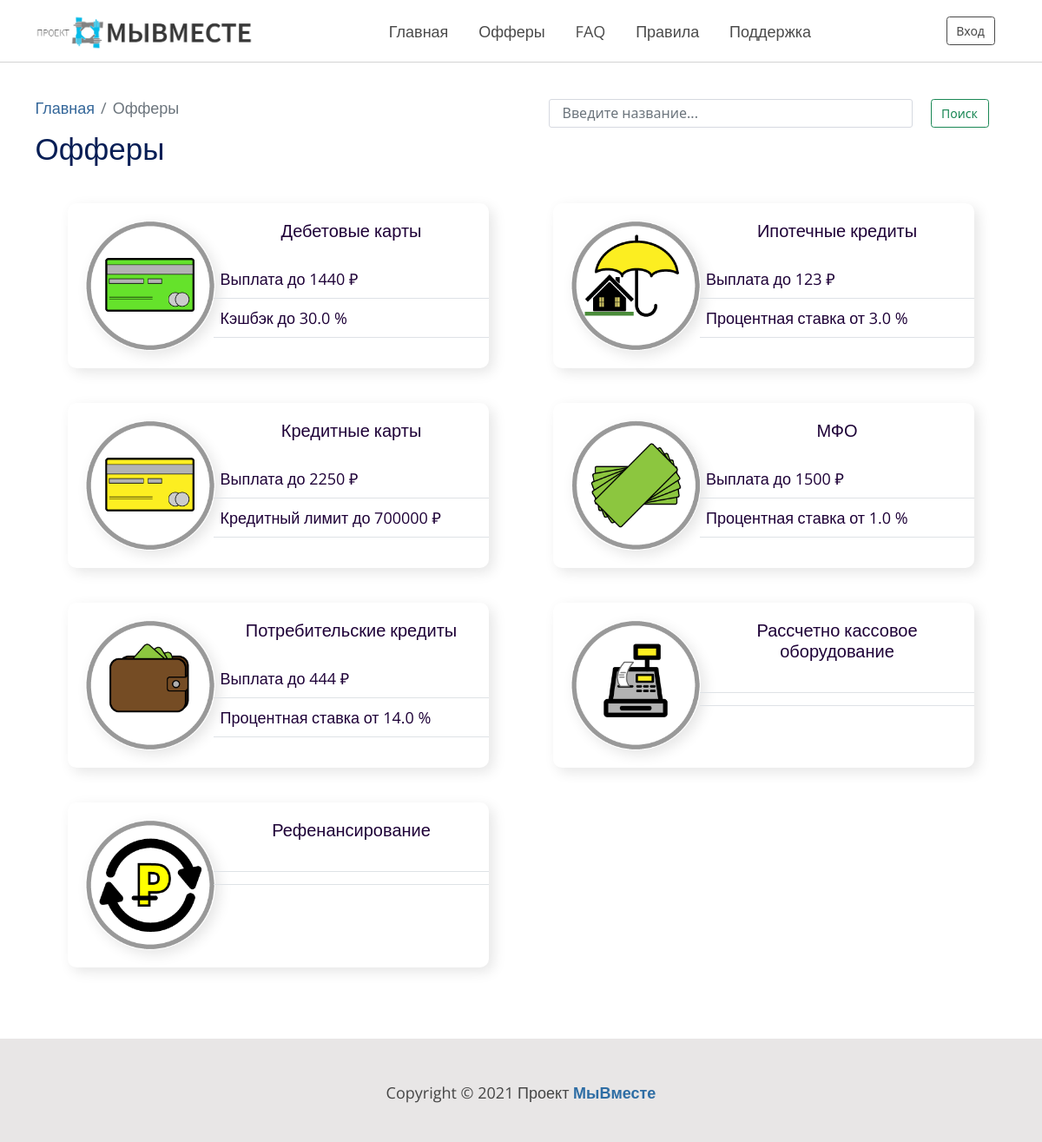
Screenshot of /offers/ with the database file from the repository.
### web/models.py (models this page shows, shortened)
class Categories(models.Model):
    name = models.CharField(max_length=250, verbose_name='Имя')
    slug = models.CharField(max_length=250, verbose_name='Ссылка')
    image = models.ImageField(upload_to='images/categories', verbose_name='Изображение', blank=True, null=True)
    is_active = models.BooleanField(default=True, verbose_name='Активен')
    objects = CategoryManager()
    class Meta:
        ordering = ('name',)
        verbose_name = 'Категория'
        verbose_name_plural = '- Категории -'

### web/views.py (the view)
# urls.py: path('offers/', cache_page(60)(OffersView.as_view()), name='offers'),
class OffersView(UserMixin, ListView):
    model = Categories
    template_name = 'web/all_offers.html'
    context_object_name = 'categories'
    def get_context_data(self, *, object_list=None, **kwargs):
        context = super(OffersView, self).get_context_data()
        context['title'] = 'Офферы'
        context['user'] = self.user
        context['referred_user'] = self.referred_user
        context['debit_cards'] = DebitCards.objects.filter(is_active=True).aggregate(Max('reward'), Max('cash_back'))
        context['credit_cards'] = CreditCards.objects.filter(is_active=True).aggregate(Max('reward'), Max('limit'))
        context['credits'] = PotrebCredits.objects.filter(is_active=True).aggregate(Max('reward'), Min('percents'))
        context['ipoteka'] = Mortgages.objects.filter(is_active=True).aggregate(Max('reward'), Min('percents'))
        context['rko'] = RKO.objects.filter(is_active=True).aggregate(Max('reward'), Min('service_cost'))
        context['refenancing'] = Refinancing.objects.filter(is_active=True).aggregate(Max('reward'), Min('percents'))
        context['mfo'] = MFO.objects.filter(is_active=True).aggregate(Max('reward'), Min('percents'))
        return context
    def get_queryset(self):
        return Categories.objects.filter(is_active=True).order_by('name')

### profiles/utils.py (called while the page is built)
def get_referred_user(request):
    try:
        referred_user = User.objects.get(username=request.session['referral'])
    except:
        referred_user = None
    return referred_user

### web/mixins.py (called while the page is built)
    def dispatch(self, request, *args, **kwargs):
        self.user = request.user
        self.referred_user = get_referred_user(request)
        return super().dispatch(request, *args, **kwargs)

### web/models.py (called while the page is built)
    def get_queryset(self):
        return super().get_queryset()

### templates/web/all_offers.html
{% extends 'base.html' %}
{% block content %}
    <section class="section_without_color">
        <div class="container mb-5 margin-top-90">
            <div class="row">
                <div class="col-md-6">
                    <nav aria-label="breadcrumb">
                        <ul class="breadcrumb">
                            <li class="breadcrumb-item"><a href="{% url 'home' %}">Главная</a></li>
                            <li class="breadcrumb-item active" aria-current="page">Офферы</li>
                        </ul>
                    </nav>
                </div>
                <div class="col-md-6">
                        {% include 'web/inc/search_form.html' %}
                </div>
                <div class="col-md-6"><h1>Офферы</h1></div>
            </div>
            <div class="container">
                <div class="row">
                    {% for category in categories %}
                        {% include 'web/inc/category_card.html' %}
                    {% endfor %}
                </div>
            </div>
        </div>
    </section>
{% endblock %}

### templates/web/inc/category_card.html
<div class="col-md-6" align="center">
    <div class="category-card">
        <div class="row">
            <div class="col-md-4 mr-5">
                <a href="{{ category.slug }}">
                    <img src="{{ category.image.url }}" width="150" height="150" alt="{{ category.name }}">
                </a>
            </div>
            <div class="col-md-8">
                <h5 class="card-title">
                    <a href="{{ category.slug }}">{{ category.name }}</a>
                </h5>
                <div class="category-card-body">
                    <table class="table mt-4">
                        <tr>
                            <td>
                                {% if category.name == 'Дебетовые карты' %}
                                    <p>Выплата до {{ debit_cards.reward__max }} ₽</p>
                                {% elif category.name == 'Кредитные карты' %}
                                    <p>Выплата до {{ credit_cards.reward__max }} ₽</p>
                                {% elif category.name == 'МФО' %}
                                    <p>Выплата до {{ mfo.reward__max }} ₽</p>
                                {% elif category.name == 'Потребительские кредиты' %}
                                    <p>Выплата до {{ credits.reward__max }} ₽</p>
                                {% elif category.name == 'Ипотечные кредиты' %}
                                    <p>Выплата до {{ ipoteka.reward__max }} ₽</p>
                                {% elif category.name == 'Рассчетно кассовое обслуживание' %}
                                    <p>Выплата до {{ rko.reward__max }} ₽</p>
                                {% elif category.name == 'Рефинансирование' %}
                                    <p>Выплата до {{ refenancing.reward__max }} ₽</p>
                                {% endif %}
                            </td>
                        </tr>
                        <tr>
                            <td>
                                {% if category.name == 'Дебетовые карты' %}
                                    <p>Кэшбэк до {{ debit_cards.cash_back__max }} %</p>
                                {% elif category.name == 'Кредитные карты' %}
                                    <p>Кредитный лимит до {{ credit_cards.limit__max }} ₽</p>
                                {% elif category.name == 'МФО' %}
                                    <p>Процентная ставка от {{ mfo.percents__min }} %</p>
                                {% elif category.name == 'Потребительские кредиты' %}
                                    <p>Процентная ставка от {{ credits.percents__min }} %</p>
                                {% elif category.name == 'Ипотечные кредиты' %}
                                    <p>Процентная ставка от {{ ipoteka.percents__min }} %</p>
                                {% elif category.name == 'Рассчетно кассовое обслуживание' %}
                                    <p>Стоимость обслуживания от {{ rko.service_cost__min }} ₽</p>
                                {% elif category.name == 'Рефинансирование' %}
                                    <p>Процентная ставка от {{ refenancing.percents__min }} %</p>
                                {% endif %}
                            </td>
                        </tr>
                    </table>
                </div>
            </div>
        </div>
    </div>
</div>

### web/static/css/style.css (style rules this page uses)
body { background-color: #fff; }
ul { list-style: none; list-style-image: none; margin: 0; padding: 0; color: #212121; font-size: 18px; line-height: 28px; margin-bottom: 20px; }
ul li, li { font-size: 18px; line-height: 28px; font-family: 'Open Sans', sans-serif; list-style-type: none; }
p { font-size: 18px; line-height: 30px; font-weight: 400; color: #212121; margin-bottom: 20px; font-family: 'Open Sans', sans-serif; }
a, a:hover, a:focus, a:active, a:visited { text-decoration: none; outline: 0; }
h1, h2, h3, h4, h5, h6 { font-family: 'Roboto', sans-serif; line-height: 1.2; margin-top: 0; margin-bottom: 20px; color: #071e55; font-weight: 500; }
h1 { font-size: 35px; }
h5 { font-size: 20px; }
.section_without_color { padding: 20px 0 20px 0; }
.margin-top-90 { margin-top: 90px !important; }
.category-card { width: 90%; position: relative; margin: 20px 0; border: none; background-color: #fff !important; box-shadow: 5px 5px 15px rgba(0, 0, 0, 0.1); border-radius: 10px; }
.category-card img { align: center; margin: 20px; border: none; box-shadow: 5px 5px 15px rgba(0, 0, 0, 0.1); border-radius: 100%; }
.category-card h5 { align: center; padding-top: 20px; }
.category-card a { color: #1e0037; }
.profile-list-group a, p { font-size: 18px; line-height: 30px; font-weight: 400; color: #1e0037; margin-bottom: 20px; font-family: 'Open Sans', sans-serif; }

### rows the page displays
Categories: image (picture), name "Дебетовые карты", reward__max "1440", cash_back__max "30.0"
Categories: image (picture), name "Ипотечные кредиты", reward__max "123", percents__min "3.0"
Categories: image (picture), name "Кредитные карты", reward__max "2250", limit__max "700000"
Categories: image (picture), name "МФО", reward__max "1500", percents__min "1.0"
Categories: image (picture), name "Потребительские кредиты", reward__max "444", percents__min "14.0"
Categories: image (picture), name "Рассчетно кассовое оборудование"
Categories: image (picture), name "Рефенансирование"
